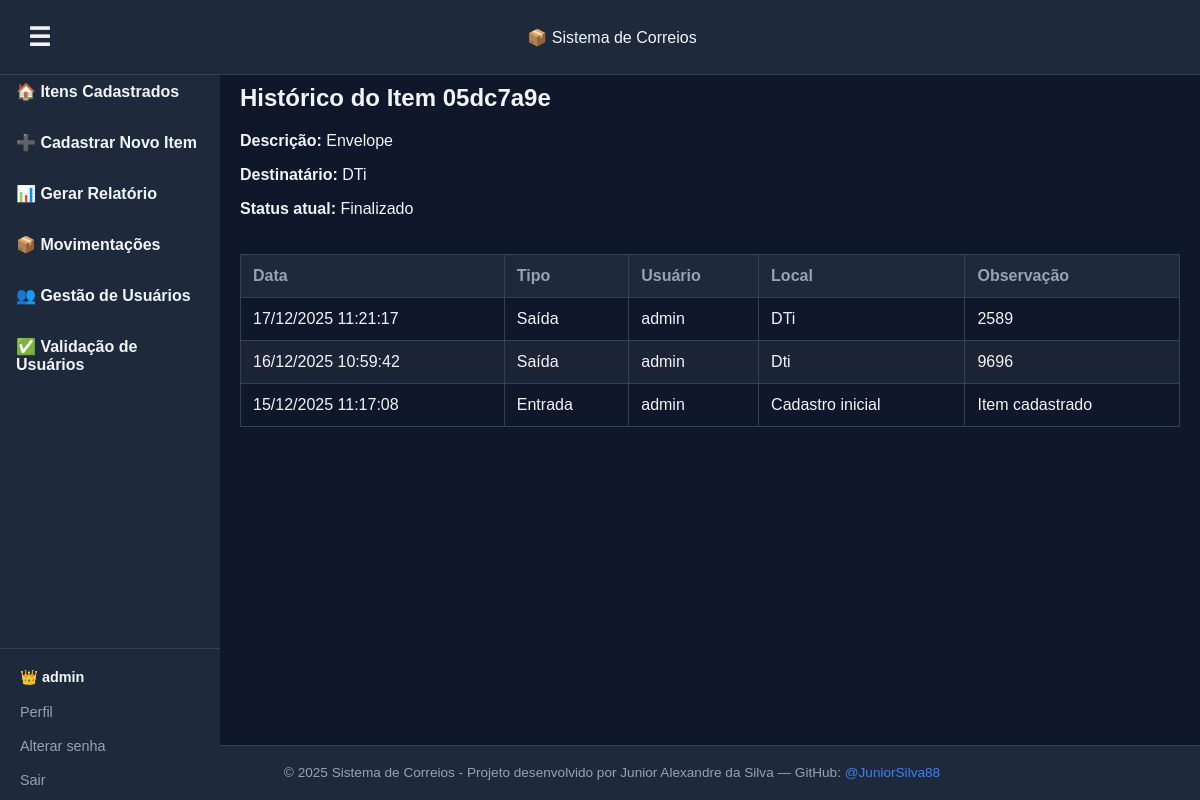
Page /item_history/05dc7a9e (signed in) on the committed database.
### app.py (models this page shows, shortened)
class User(UserMixin, db.Model):
    id = db.Column(db.Integer, primary_key=True)
    username = db.Column(db.String(80), unique=True, nullable=False)
    email = db.Column(db.String(120), unique=True, nullable=False)
    password_hash = db.Column(db.String(200), nullable=False)
    role = db.Column(db.String(20), default="user")  # "user" ou "admin"
    status = db.Column(db.String(20), default="pendente")  # <<< NOVO: pendente, ativo, inativo

class Item(db.Model):
    id = db.Column(db.Integer, primary_key=True)
    protocol = db.Column(db.String(20), unique=True, nullable=False)
    sender = db.Column(db.String(100))
    recipient = db.Column(db.String(100))
    description = db.Column(db.String(200))
    status = db.Column(db.String(50))
    closed = db.Column(db.DateTime, nullable=True)

class Movement(db.Model):
    id = db.Column(db.Integer, primary_key=True)
    protocol = db.Column(db.String(50), nullable=False)
    type = db.Column(db.String(20), nullable=False)  # Entrada ou Saída
    location = db.Column(db.String(100))
    note = db.Column(db.String(200))
    created_at = db.Column(db.DateTime, default=datetime.now)
    user = db.Column(db.String(50), nullable=False)  # Novo campo: usuário responsável

### app.py (the view)
@app.route("/item_history/<protocol>")
@login_required
def item_history(protocol):
    item = Item.query.filter_by(protocol=protocol).first_or_404()
    movements = Movement.query.filter_by(protocol=protocol)\
                              .order_by(Movement.created_at.desc()).all()
    return render_template("item_history.html", item=item, movements=movements)

### app.py (called while the page is built)
@login_manager.user_loader
def load_user(user_id):
    return User.query.get(int(user_id))

### templates/item_history.html
{% extends "base.html" %}
{% block content %}
<section class="panel-card">
  <h2>Histórico do Item {{ item.protocol }}</h2>
  <p><strong>Descrição:</strong> {{ item.description }}</p>
  <p><strong>Destinatário:</strong> {{ item.recipient }}</p>
  <p><strong>Status atual:</strong> {{ item.status }}</p>
  <div class="table-container">
    <table>
      <thead>
        <tr>
          <th>Data</th>
          <th>Tipo</th>
          <th>Usuário</th>
          <th>Local</th>
          <th>Observação</th>
        </tr>
      </thead>
      <tbody>
        {% for move in movements %}
        <tr>
          <td>{{ move.created_at.strftime('%d/%m/%Y %H:%M:%S') }}</td>
          <td>{{ move.type }}</td>
          <td>{{ move.user }}</td>
          <td>{{ move.location }}</td>
          <td>{{ move.note }}</td>
        </tr>
        {% endfor %}
      </tbody>
    </table>
  </div>
</section>
{% endblock %}

### templates/base.html (shortened to what this page needs)
<!DOCTYPE html>
<html lang="pt-BR">
<head>
    <link rel="stylesheet" href="{{ url_for('static', filename='style.css') }}">
    <link rel="stylesheet" href="https://cdnjs.cloudflare.com/ajax/libs/font-awesome/6.4.0/css/all.min.css">
</head>
<body>
  <header>
    <div class="header-left">
      <button class="menu-toggle" onclick="toggleSidebar()">☰</button>
    </div>
    <div class="header-center">
      <span class="logo">📦 Sistema de Correios</span>
    </div>
  </header>
  <aside class="sidebar" id="sidebar">
    <nav>
      <ul>
        <li><a href="{{ url_for('index') }}">🏠 Itens Cadastrados</a></li>
        <li><a href="{{ url_for('new_item') }}">➕ Cadastrar Novo Item</a></li>
        <li><a href="{{ url_for('report') }}">📊 Gerar Relatório</a></li>
        {% if current_user.role == "admin" %}
          <li><a href="{{ url_for('movimentacoes') }}">📦 Movimentações</a></li>
          <li><a href="{{ url_for('create_user') }}">👥 Gestão de Usuários</a></li>
          <li><a href="{{ url_for('validate_users') }}">✅ Validação de Usuários</a></li>
        {% endif %}
      </ul>
    </nav>
    {% if current_user.is_authenticated %}
    <div class="sidebar-user">
      <div class="user-info">
        {% if current_user.role == "admin" %}
          👑 {{ current_user.username }}
        {% else %}
          👤 {{ current_user.username }}
        {% endif %}
      </div>
      <div class="user-actions">
        <a href="{{ url_for('profile') }}">Perfil</a>
        <a href="{{ url_for('change_password') }}">Alterar senha</a>
        <a href="{{ url_for('logout') }}">Sair</a>
      </div>
    </div>
    {% endif %}
  </aside>
  <main class="content-container" id="content">
    {% block content %}{% endblock %}
  </main>
  <footer>
    <p>&copy; 2025 Sistema de Correios - Projeto desenvolvido por Junior Alexandre da Silva — GitHub:
      <a href="https://github.com/JuniorSilva88" target="_blank">@JuniorSilva88</a>
    </p>
  </footer>
</body>
</html>

### static/style.css (style rules this page uses)
:root { --bg: #0f172a; --panel: #1e293b; --text: #f1f5f9; --muted: #94a3b8; --border: #334155; --primary: #16a34a; --primary-dark: #15803d; --danger: #ef4444; --danger-dark: #b91c1c; --info: #3b82f6; --info-dark: #1e40af; --header-height: 60px; --font-base: 1rem; --font-sm: 0.9rem; --font-xs: 0.85rem; }
body { background-color: var(--bg); color: var(--text); font-family: Arial, sans-serif; margin: 0; padding: 0; }
header { display: grid; grid-template-columns: 1fr auto 1fr; align-items: center; padding: 12px; background-color: var(--panel); border-bottom: 1px solid var(--border); position: fixed; top: 0; left: 0; width: 100%; z-index: 2000; overflow: visible; }
footer { position: fixed; bottom: 0; left: 0; width: 100%; background-color: var(--panel); color: var(--muted); text-align: center; padding: 6px 12px; font-size: 0.85rem; border-top: 1px solid var(--border); z-index: 999; height: auto; line-height: normal; white-space: normal; overflow: visible; text-overflow: unset; }
footer a { color: var(--info); text-decoration: none; }
.menu-toggle { justify-self: start; background: none; border: none; font-size: 1.6rem; color: var(--text); cursor: pointer; }
.sidebar { position: fixed; top: 0; left: 0; width: 220px; height: calc(100vh - 40px); background-color: var(--panel); padding-top: var(--header-height); transition: left 0.3s ease; z-index: 1000; display: flex; flex-direction: column; justify-content: space-between; overflow-y: auto; }
.sidebar nav ul { list-style: none; padding: 0; margin: 0; }
.sidebar nav ul li { margin: 12px 0; }
.sidebar nav ul li a { color: var(--text); text-decoration: none; font-weight: bold; padding: 10px 16px; display: block; border-radius: 6px; }
.sidebar-user { margin-top: auto; padding: 20px; border-top: 1px solid var(--border); font-size: var(--font-sm); background-color: var(--panel); flex-shrink: 0; }
.sidebar-user .user-info { margin-bottom: 12px; font-weight: bold; color: var(--text); }
.sidebar-user .user-actions a { display: block; color: var(--muted); text-decoration: none; margin: 6px 0; padding: 6px 0; }
.content-container { margin-left: 220px; transition: margin-left 0.3s ease; padding: 40px 20px; }
main { max-width: 95vw; margin: 0 auto; }
button, .btn-primary, .btn-secondary, a.btn-primary, a.btn-secondary, a.btn-out, a.btn-in, a.btn-info { font-family: Arial, sans-serif; font-size: 0.95rem; font-weight: bold; text-transform: uppercase; padding: 10px 16px; border-radius: 10px; cursor: pointer; transition: background 0.3s ease, color 0.3s ease, border-color 0.3s ease; text-decoration: none; display: inline-block; }
.table-container { max-width: 100%; margin: 0 auto; border-radius: 8px; padding-bottom: 80px; overflow-x: auto; overflow-y: visible; }
table { width: 100%; border-collapse: collapse; margin-top: 20px; font-size: var(--font-base); }
th, td { padding: 12px; border: 1px solid var(--border); text-align: left; }
th { background-color: var(--panel); color: var(--muted); position: sticky; top: 0; z-index: 10; }
tr:nth-child(even) { background-color: #1c2536; }
.content-container { padding-top: 64px; padding-bottom: 80px; }

### rows in the picture
User: username "admin"
Item: protocol "05dc7a9e", description "Envelope", recipient "DTi", status "Finalizado"
Movement: created_at "17/12/2025 11:21:17", type "Saída", user "admin", location "DTi", note "2589"
Movement: created_at "16/12/2025 10:59:42", type "Saída", user "admin", location "Dti", note "9696"
Movement: created_at "15/12/2025 11:17:08", type "Entrada", user "admin", location "Cadastro inicial", note "Item cadastrado"
